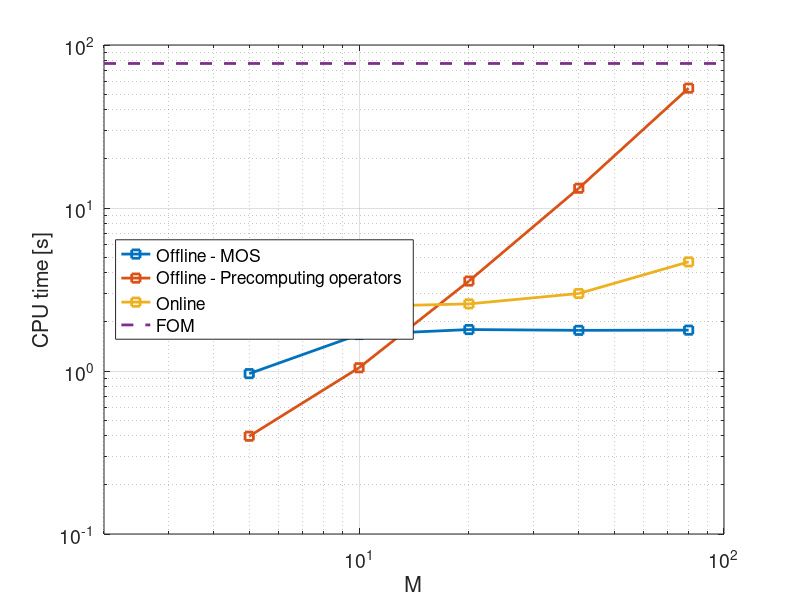

This chart was generated by the following MATLAB code: (Note: this script raises an error after producing the figure.)
M_list = [5 5 10 10 20 20 40 40 80 80];

%% timings below are when process_iteration_FOM = 0 

%% without pressure:
mos_nopres = [   0.789497494000000   1.457578482000000   1.017804350000000   0.615487542000000   0.634751199000000   0.664064033000000   0.738969450000000   0.991089512000000   0.804699482000000   0.757015500000000 ];
precompute_nopres =  [   0.242185164000000   0.174849362000000   0.502604351000000   0.507245355000000   1.654134792000000   1.565873173000000   6.324379372000000   6.152124323000001  27.452874558000001  28.227834898000001];
time_loop_nopres = [   2.051287764000000   2.742492970000000   2.038488006000000   1.930893312000000   2.126032229999999   2.220494004000000   2.523691538000000   2.410432033000000   3.569588983000003  4.504532788000002];

%% with pressure: 
mos = [0.954628186000000   0.972480676000000   1.619674160000000   1.729555644000000   2.016215230000000   1.575889388000000  1.990733722000000   1.561708579000000   1.729556408000000   1.832783626000000 ];
precompute =  [  0.442073633000000   0.353959254000000   1.008499312000000   1.086062493000000   3.543486707000000   3.581513605000000  13.707578506000001  12.736451710000001  54.801640738000003  53.958134182000002];
time_loop = [    2.174605200000000   2.583834849000000   2.376993694000000   2.598533262000000   2.737489879000000   2.424230107000001 2.848159664000001   3.128091621999999   4.368026982000003   4.976104842000005];

%% FOM has been run 3 times:
fom = [73.664876351999993; 76.077162514999998; 81.306319036999994];


%% make figures
avg =@(list) 0.5*(list(1:2:end) + list(2:2:end));

figure
set(gca,'LineWidth',1);
M_plot = M_list(1:2:end);
mos_plot = avg(mos);

precompute_plot = avg(precompute);

time_plot = avg(time_loop);

loglog(M_plot,mos_plot,'s-','LineWidth',2);
hold on
loglog(M_plot,precompute_plot,'s-','LineWidth',2);
loglog(M_plot,time_plot,'s-','LineWidth',2);
loglog([2;100],[mean(fom);mean(fom)],'--','LineWidth',2);

grid
legend('Offline - MOS','Offline - Precomputing operators','Online','FOM','Location','west');
xlabel('M');
ylabel('CPU time [s]');
xlim([2 100]);
set(gca,'FontSize',14);

%%
export_fig('CPUtimings_actuator_unsteady','-pdf','-transparent')
